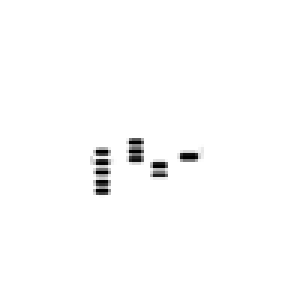
#> input picture Extra Shapes/primeship.png, 100 x 100 px, found by its file name (shown 3 times larger)
$ jupyter execute --allow-errors 'Circularity Difference for One Object.ipynb'   (shell and % lines are left out)
#> lines starting #> are read from the running program, lines starting #| are printed output that depends on the picture; after the words box and inside, x2 and y2 are one past the last pixel; in counts of white or black regions, pixels touching at a corner belong together
[cell 1]
from __future__ import division
import numpy as np
import matplotlib.pyplot as plt
from matplotlib import gridspec
import copy
from astropy.io import fits
import lightkurve as lk
import random

from EightBitTransit.cTransitingImage import TransitingImage
from EightBitTransit.inversion import *
from EightBitTransit.misc import *

import scipy.interpolate as interp
import scipy

from PIL import Image
from PIL import ImageDraw
from PIL import ImageChops

[cell 2]
mag_plot = {}
mag_plot['mag'] = []
mag_plot['observ'] = []

[cell 3]
circ_plot = {}
circ_plot['mag'] = []
circ_plot['circ'] = []
circ_plot['observ'] = []
circ_plot['label'] = []

[cell 4]
circ_plot['label'] = ["planet", "blocky planet", "blockier planet", "planet with large moon", "triangular shard", "pentagon", "triangle", "bars", "crescent moon", "square frame", "x", "two planets", "rodent spaceship", "elongated hexagon", "two rectangles", "prime number bars", "dust patches", "checkerboard frame", "semi-circles", "diamond"]
# planet, blocky planet, blockier planet, planet with large moon, triangular shard, pentagon, triangle, bars, crescent moon, square frame, x, two planets, rodent spaceship, elongated hexagon, two rectangles, prime number bars

[cell 5]
# opening up the artificial image
name = "primeship"
first_im = Image.open("/Users/piperfrances/Downloads/primeship.png").convert('LA').convert('RGB')
plt.imshow(first_im)

[cell 6]
label = "semi circles"
plt.imshow(first_im)
plt.title("Artificial Object")

[cell 7]
arr = np.array(Image.fromarray(np.asarray(first_im)).resize((100,100)))
img = Image.fromarray(arr)

[cell 8]
immat = img.load()
(X, Y) = img.size
#> X = 100; Y = 100
m = np.zeros((X, Y))
area = 0

for x in range(X):
    for y in range(Y):
        m[x, y] = immat[(x, y)] != (255, 255, 255)
        if immat[(x, y)] == (0, 0, 0):
            #immat[(x, y)] = 0
            area = area + 1
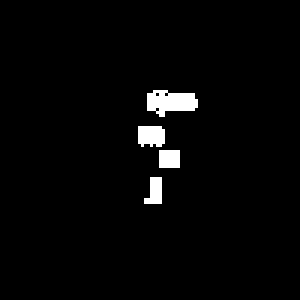
#> m: shape (100, 100) float64 (shown 3 times larger); values 0 (black) and 1 (white), 2.5% white; 4 white regions, box (x1, y1, x2, y2) and area: (49, 30, 66, 39) 106, (46, 42, 55, 49) 57, (53, 50, 60, 56) 42, (48, 59, 54, 68) 40
#> after the loop, area = 25
m = m / np.sum(np.sum(m))

# marginal distributions
dx = np.sum(m, 1)
#> dx = 100 values, max 0.0694 at index 33, min 0 at index 0, mean 0.01
dy = np.sum(m, 0)
#> dy = 100 values, max 0.127 at index 53, min 0 at index 0, mean 0.01

# expected values
cx = np.sum(dx * np.arange(X))
#> cx = 44.28
cy = np.sum(dy * np.arange(Y))
#> cy = 54.04

[cell 9]
area
#> Out = 25

[cell 10]
plt.imshow(img)
plt.plot(cx, cy, 'o', color='red',label="Center")
plt.title("Artificial Object")
plt.legend()
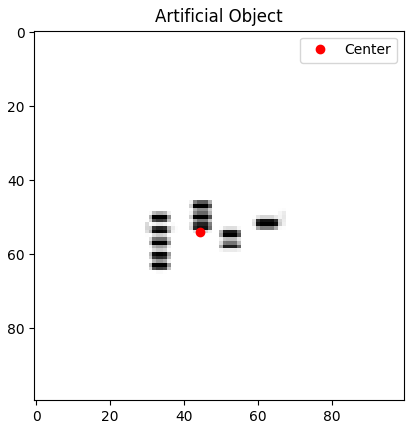
#> figure drawn by matplotlib, 1 panel

[cell 11]
# now we create a planetary object that's the same number of pixels
r = np.sqrt((area / np.pi))
#> r = 2.82
size = (X, Y)
#> size = (100, 100)
planimg = Image.new('L', size, color=10000000).convert('LA').convert('RGB')
#> planimg: PIL image 100x100 RGB; every value is 255
draw = ImageDraw.Draw(planimg)

leftUpPoint = (cx-r, cy-r)
#> leftUpPoint = (41.46, 51.22)
rightDownPoint = (cx+r, cy+r)
#> rightDownPoint = (47.1, 56.86)
twoPointList = [leftUpPoint, rightDownPoint]
#> twoPointList = [(41.46, 51.22), (47.1, 56.86)]
draw.ellipse(twoPointList, 0, 0,)

plt.plot(cx, cy, 'o', color = "red", label = "Center")
plt.legend()
plt.title("Planetary Object")
plt.imshow(planimg)
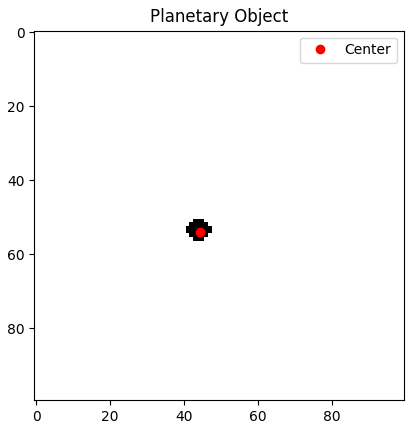
#> figure drawn by matplotlib, 1 panel

[cell 12]
planArr = np.array(Image.fromarray(np.asarray(planimg)))
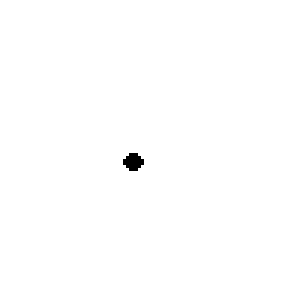
#> planArr: shape (100, 100, 3) (shown 3 times larger); 99.7% white; 1 black region, box (x1, y1, x2, y2) and area: (41, 51, 48, 57) 30

sub_arr = np.subtract(planArr, arr)
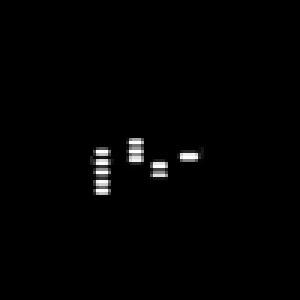
#> sub_arr: shape (100, 100, 3) (shown 3 times larger); min 0, max 255, mean 2.8

[cell 13]
sub_i = ImageChops.add(planimg, img, scale = 2.0, offset = 0)
plt.imshow(sub_i)
plt.title("Overlap of Artificial and Planetary Objects", fontsize=15)
plt.savefig("/Users/piperfrances/Downloads/overlap", fmt="png")

[cell 14]
(sx, sy, sz) = sub_arr.shape
#> sx = 100; sy = 100; sz = 3
(subX, subY) = sub_i.size
#> subX = 100; subY = 100

[cell 15]
sub_img = Image.fromarray(sub_arr)
plt.imshow(sub_img)
plt.title("Subtracted Image (Planetary Object - Artificial Object)")
plt.plot(cx, cy, 'o', color ="red", label="Center")
plt.legend()
plt.show()
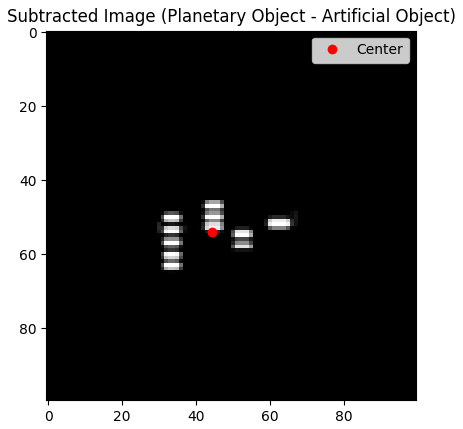
#> figure drawn by matplotlib, 1 panel

[cell 16]
num_dif = 0
# [5 lines of commented-out code are left out]

black = 0
white = 0
gray = 0
other = 0
p_list = []
for pixel in sub_i.getdata():
    if pixel == (0, 0, 0): # if your image is RGB (if RGBA, (0, 0, 0, 255) or so
        black += 1
    if pixel == (127, 127, 127):
        gray += 1
    if pixel == (255, 255, 255): # if your image is RGB (if RGBA, (0, 0, 0, 255) or so
        white += 1
    else:
        other += 1
        p_list = np.append(p_list, pixel)
#> after the loop, black = 0; gray = 36; other = 256; white = 9744

[cell 17]
percent_dif = (gray / area) * 100
#> percent_dif = 144
percent_dif
#> Out = 144
